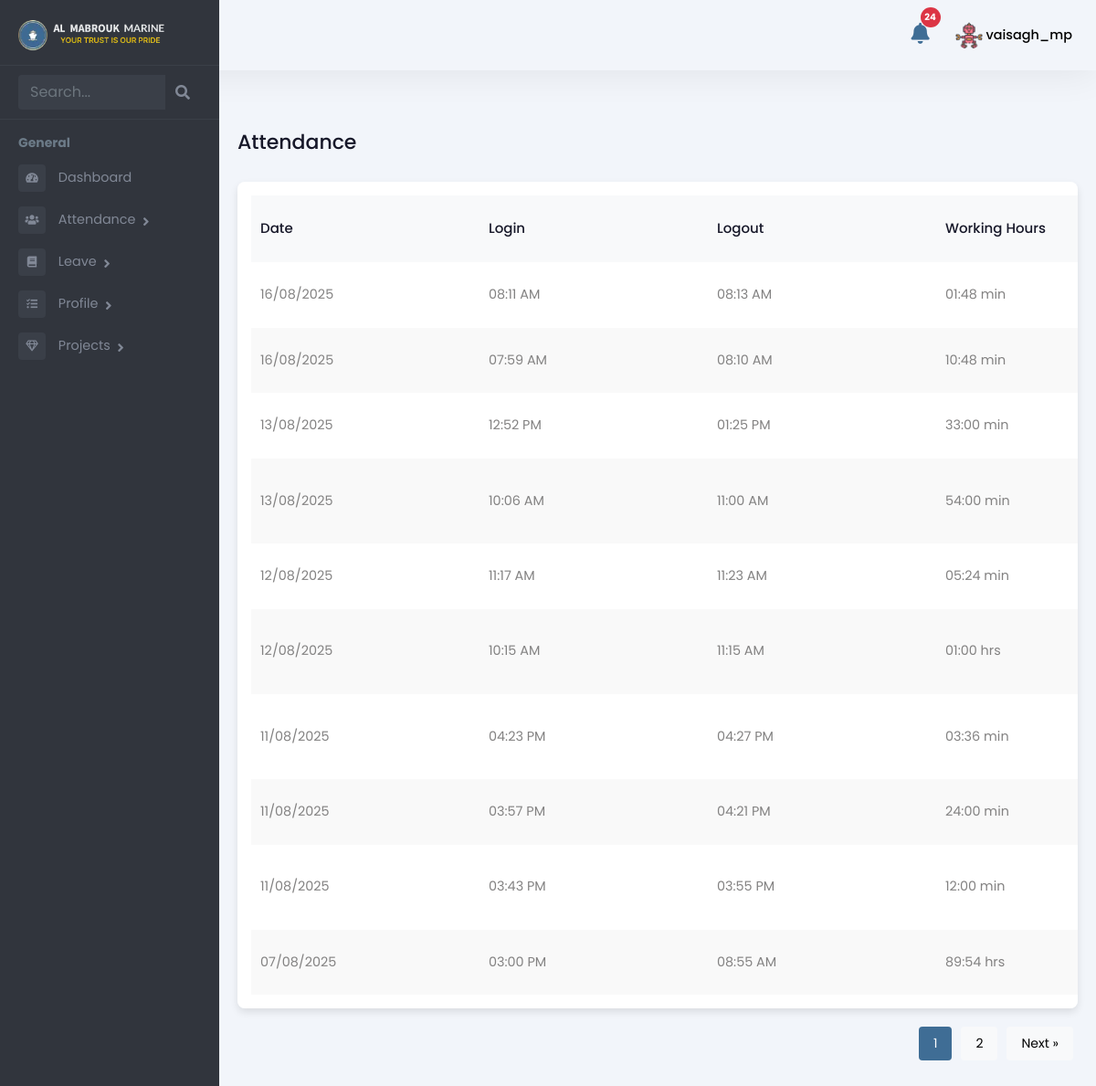
Page /employee/attendance-list/ (signed in) on the committed database.
### Admin/models.py (models this page shows, shortened)
class Employee(models.Model):
    user = models.OneToOneField(User, on_delete=models.CASCADE, related_name='employee_profile')
    is_employee = models.BooleanField(default=False)
    is_manager = models.BooleanField(default=False)
    is_administration = models.BooleanField(default=False)
    is_hr = models.BooleanField(default=False)
    rank = models.CharField(max_length=255, blank=True, null=True)
    salary = models.DecimalField(max_digits=10, decimal_places=2, blank=True, null=True)
    work_days = models.DecimalField(max_digits=10, decimal_places=2, default=0, blank=True)
    holidays = models.IntegerField(null=True, blank=True)
    overseas_days = models.IntegerField(default=0)
    date_of_birth = models.DateField(null=True, blank=True)
    phone_number = models.CharField(max_length=15, blank=True, null=True)
    date_of_join = models.DateField(null=True, blank=True)
    address = models.TextField(blank=True, null=True)
    profile_picture = models.ImageField(upload_to="profile_pictures/", null=True, blank=True)

class Attendance(models.Model):
    LOCATION_CHOICES = [
        ('DMC', 'DMC Warehouse'),
        ('DMC_PRT', 'DMC Port'),
        ('FUJ', 'FUJ'),
        ('KFK', 'KFK'),
        ('ABU', 'Abu Dhabi'),
        ('BDO', 'Bur Dubai Office'),
        ('SHJ_KP', 'Sharjah Khalid Port'),
        ('SHJ_HP', 'Sharjah Hamriya Port'),
        ('AJM_PRT', 'Ajman Port'),
        ('ABU_KP', 'Abu Dhabi Khalifa Port'),
        ('ABU_MP', 'Abu Dhabi Mussafah Port'),
        ('RAK_JZP', 'RAK Al Jazeera Port'),
        ('RAK_MCP', 'RAK Maritime City'),
        ('RAK_SRP', 'RAK Steven Rock Port'),
        ('DXB_DMC', 'Dubai Maritime City Port'),
        ('DXB_PR', 'Port Rashid'),
        ('DXB_HP', 'Dubai Hamriya Port'),
        ('DXB_MHJ', 'Dubai Marina Harbor Jumeirah'),
        ('DXB_AJD', 'Al Jadaf Port Dubai'),
        ('OVERSEAS', 'Overseas'),
    ]
    STATUS_CHOICES = [
        ('PENDING', 'Pending'),
        ('APPROVED', 'Approved'),
        ('REJECTED', 'Rejected'),
    ]
    ATTENDANCE_STATUS = [
        ('PRESENT', 'Present'),
        ('WORK FROM HOME', 'Work from Home'),
    ]
    employee = models.ForeignKey(
        Employee, related_name='attendance_set', on_delete=models.CASCADE
    )
    project = models.ForeignKey(
        'Project', on_delete=models.SET_NULL, null=True, blank=True, related_name='attendance_set'
    )  # New field added
    login_time = models.DateTimeField(null=True, blank=True)
    log_out_time = models.DateTimeField(null=True, blank=True)
    total_hours_of_work = models.DecimalField(max_digits=10, decimal_places=2, null=True, blank=True)
    location = models.CharField(max_length=20, choices=LOCATION_CHOICES, null=True, blank=True)
    vessel = models.ForeignKey(
    Vessel, on_delete=models.SET_NULL, null=True, blank=True, related_name='attendance_records')
    attendance_status = models.CharField(max_length=20, choices=ATTENDANCE_STATUS, null=True, blank=True)
    status = models.CharField(max_length=10, choices=STATUS_CHOICES, default='PENDING')
    rejection_reason = models.TextField(null=True, blank=True)
    rejected_by = models.ForeignKey(User, on_delete=models.SET_NULL, null=True, blank=True, related_name='rejected_attendance')
    travel_in_time = models.DateTimeField(null=True, blank=True)
    travel_out_time = models.DateTimeField(null=True, blank=True)
    total_travel_time = models.DecimalField(max_digits=10, decimal_places=2, null=True, blank=True)

### employee_data/views.py (the view)
# urls.py: path('attendance-list/', views.attendance_list, name='attendance_list_view'),
@login_required
def attendance_list(request):
    employee = get_object_or_404(Employee, user=request.user)
    attendance_records = Attendance.objects.filter(employee=employee).order_by('-login_time')
    paginator = Paginator(attendance_records, 10)  # Show 10 records per page
    page_number = request.GET.get('page')
    page_obj = paginator.get_page(page_number)
    context = {
        "role": "Engineer",
        'attendance_records': page_obj,  # Use `page_obj` instead of `attendance_records`
    }
    return render(request, 'employee/attendance_list.html', context)

### Admin/templatetags/custom_filters.py (called while the page is built)
@register.filter
def format_work_duration(decimal_hours):
    if decimal_hours is None:
        return "00:00"
    try:
        total_seconds = int(float(decimal_hours) * 3600)
        if total_seconds < 3600:
            minutes = total_seconds // 60
            seconds = total_seconds % 60
            return f"{minutes:02d}:{seconds:02d} min"
        else:
            hours = total_seconds // 3600
            minutes = (total_seconds % 3600) // 60
            return f"{hours:02d}:{minutes:02d} hrs"
    except (ValueError, TypeError):
        return "00:00"

### templates/employee/attendance_list.html (shortened to what this page needs)
{% extends 'employee/employeebase.html' %}
{% load custom_filters %}
{% load static %}
{% block content %}
<div class="emply-list-wraper">
    <div class="pg-title">
        <h1>Attendance</h1>
    </div>
    <div class="widget-box table-wdgt">
        <table id="employeeTable">
            <thead>
                <tr>
                    <th>Date</th>
                    <th>Login</th>
                    <th>Logout</th>
                    <th>Working Hours</th>
                </tr>
            </thead>
            <tbody>
                {% for record in attendance_records %}
                <tr>
                    <td>{{ record.login_time|date:"d/m/Y" }}</td>
                    <td>{{ record.login_time|time:"h:i A" }}</td>
                    <td>
                        {% if record.log_out_time %}
                        {{ record.log_out_time|time:"h:i A" }}
                        {% else %}
                        <span class="text-danger">Not logged out</span>
                        {% endif %}
                    </td>
                    <td>
                        {% if record.total_hours_of_work %}
                        {{ record.total_hours_of_work|format_work_duration }}
                        {% else %}
                        00:00 hrs
                        {% endif %}
                    </td>
                </tr>
                {% empty %}
                <tr>
                    <td colspan="5" class="text-center">No attendance records found.</td>
                </tr>
                {% endfor %}
            </tbody>
        </table>
    </div>
    <div class="pagination" id="pagination">
    {% with current=attendance_records.number %}
        {% for num in attendance_records.paginator.page_range %}
            {% if num >= current|add:"-1" and num <= current|add:"1" %}
                {% if num == current %}
                    <button class="active">{{ num }}</button>
                {% else %}
                    <a href="?page={{ num }}">
                        <button>{{ num }}</button>
                    </a>
                {% endif %}
            {% endif %}
        {% endfor %}
    {% endwith %}
    {% if attendance_records.has_next %}
        <a href="?page={{ attendance_records.next_page_number }}">
            <button>Next &raquo;</button>
        </a>
    {% endif %}
</div>
</div>
{% endblock %}

### templates/employee/employeebase.html (shortened to what this page needs)
{% load static %}
<!DOCTYPE html>
<html lang="en">
  <head>
    <link
      rel="stylesheet"
      href="{% static 'assets/vendor/bootstrap/css/bootstrap.min.css' %}"
    />
    <link
      href="https://use.fontawesome.com/releases/v5.0.6/css/all.css"
      rel="stylesheet"
    />
    <link rel="stylesheet" href="{% static 'assets/styles.css' %}" />
    <link rel="stylesheet" href="{% static 'assets/css/style.css' %}" />
  <link href="https://cdn.jsdelivr.net/npm/select2@4.0.13/dist/css/select2.min.css" rel="stylesheet" />
  <link href="https://cdn.jsdelivr.net/npm/bootstrap-icons@1.11.3/font/bootstrap-icons.css" rel="stylesheet">
  </head>
  <body>
    <header>
      <div class="mb-top-hdr">
        <div class="hdr-notification">
        <a href="#" id="open-notification-popup-employee">
            <button type="button" class="btn btn-primary position-relative">
                <i class="fas fa-bell"></i>
                <span id="notification-count-employee" class="position-absolute top-0 start-100 translate-middle badge rounded-pill bg-danger">
                </span>
            </button>
        </a>
    </div>
      <div class="hdr-user">
        <div class="dropdown">
          <button
            class="btndropdown-toggle"
            type="button"
            id="dropdownMenuButton1"
            data-bs-toggle="dropdown"
            aria-expanded="false"
          >
            {% if request.user.employee_profile.profile_picture %}
            <img
              src="{{ request.user.employee_profile.profile_picture.url }}"
              alt="Profile Picture"
              class="rounded-circle"
              style="width: 30px; height: 30px; object-fit: cover"
            />
            {% else %}
            <i class="fas fa-user"></i>
            {% endif %}
            <span
              >{{ request.user.first_name }}_{{ request.user.last_name }}</span
            >
          </button>
        </div>
      </div>
      </div>
    </header>
    <div class="page-wrapper chiller-theme toggled" id="content">
      <nav id="sidebar" class="sidebar-wrapper sidebar">
        <div class="sidebar-content">
          <div class="sidebar-brand">
            <a href="{% url 'employee_dashboard' %}"><img src="{% static 'assets/images/almabrouk-logo.webp' %}"
              alt="Almabrouk Marine Logo" /></a>
          </div>
          <div class="sidebar-search">
            <div>
              <form method="get" action="{% url 'engineer_search_redirect' %}">
              <div class="input-group">
                <input
                  type="text"
                  class="form-control search-menu"
                  placeholder="Search..."
                />
                <div class="input-group-append">
                 <button class="input-group-text" type="submit" style="border: none; background: none;">
                    <i class="fa fa-search" aria-hidden="true"></i>
                  </button>
                </div>
              </div>
              </form>
            </div>
          </div>
          <div class="sidebar-menu">
            <ul>
              <li class="header-menu">
                <span>General</span>
              </li>
              <li>
                <a href="{% url 'employee_dashboard' %}">
                  <i class="fa fa-tachometer-alt"></i>
                  <span>Dashboard</span>
                </a>
              </li>
              <li class="sidebar-dropdown">
                <a href="{% url 'attendance_list_view' %}">
                  <i class="fas fa-users"></i>
                  <span>Attendance</span>
                </a>
              </li>
              <li class="sidebar-dropdown">
                <a href="{% url 'my_leave' %}">
                  <i class="fa fa-book"></i>
                  <span>Leave</span>
                </a>
              </li>
              <li class="sidebar-dropdown">
                <a href="{% url 'profile_view' %}">
                  <i class="fas fa-tasks"></i>
                  <span>Profile</span>
                </a>
              </li>
              <li class="sidebar-dropdown">
                <a href="#">
                  <i class="far fa-gem"></i>
                  <span>Projects</span>
                </a>
              </li>
            </ul>
          </div>
        </div>
      </nav>
      {% block content %} {% endblock %}
    </div>
  </body>
</html>

### rows in the picture
Attendance: login_time "16/08/2025", login_time "08:11 AM", log_out_time "08:13 AM", total_hours_of_work "01:48 min"
Attendance: login_time "16/08/2025", login_time "07:59 AM", log_out_time "08:10 AM", total_hours_of_work "10:48 min"
Attendance: login_time "13/08/2025", login_time "12:52 PM", log_out_time "01:25 PM", total_hours_of_work "33:00 min"
Attendance: login_time "13/08/2025", login_time "10:06 AM", log_out_time "11:00 AM", total_hours_of_work "54:00 min"
Attendance: login_time "12/08/2025", login_time "11:17 AM", log_out_time "11:23 AM", total_hours_of_work "05:24 min"
Attendance: login_time "12/08/2025", login_time "10:15 AM", log_out_time "11:15 AM", total_hours_of_work "01:00 hrs"
Attendance: login_time "11/08/2025", login_time "04:23 PM", log_out_time "04:27 PM", total_hours_of_work "03:36 min"
Attendance: login_time "11/08/2025", login_time "03:57 PM", log_out_time "04:21 PM", total_hours_of_work "24:00 min"
Attendance: login_time "11/08/2025", login_time "03:43 PM", log_out_time "03:55 PM", total_hours_of_work "12:00 min"
Attendance: login_time "07/08/2025", login_time "03:00 PM", log_out_time "08:55 AM", total_hours_of_work "89:54 hrs"

### other values in the picture
{{ request.user.first_name }} "vaisagh"
{{ request.user.last_name }} "mp"
{{ num }} "1"
{{ num }} "2"
